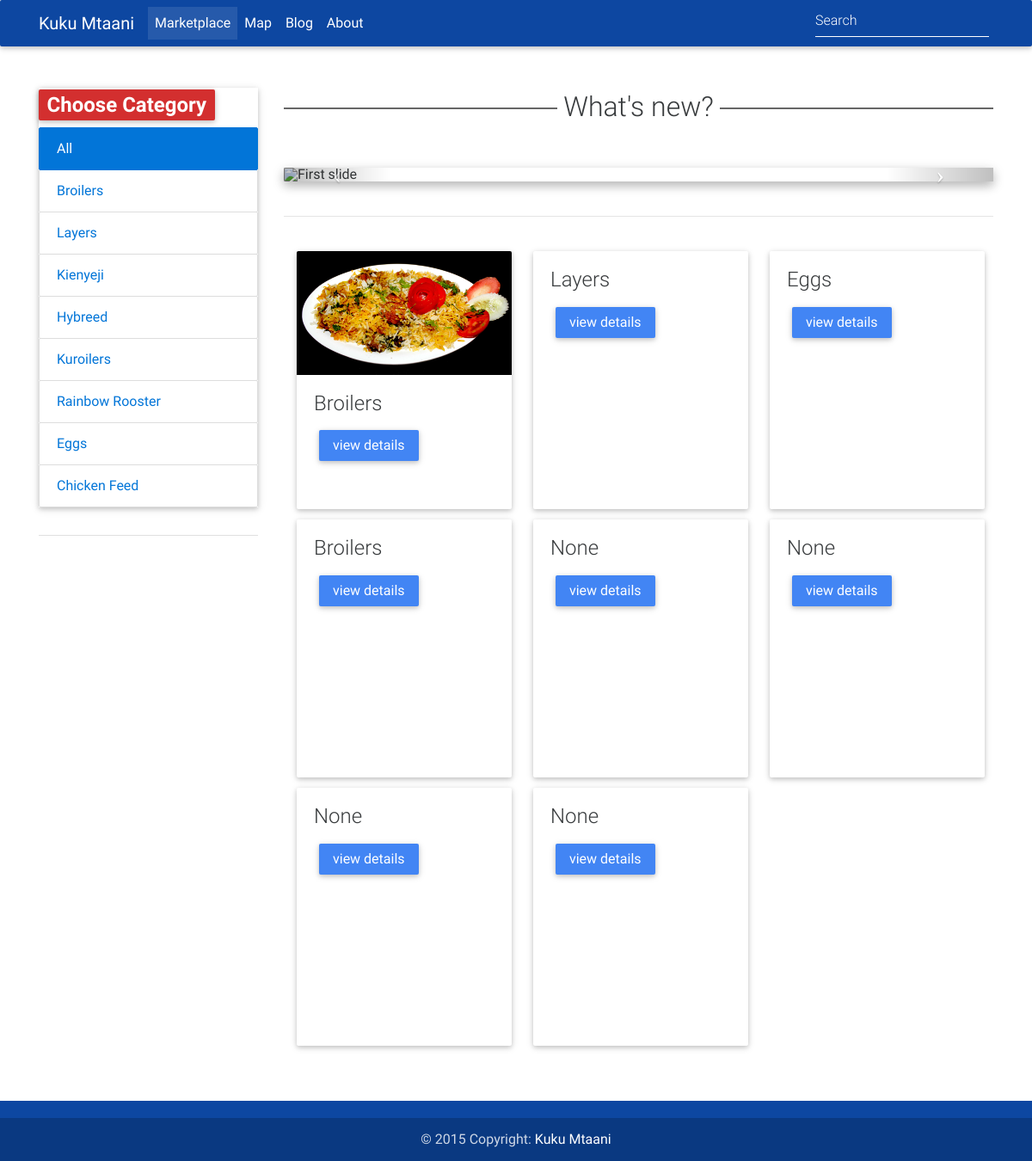
The app's page /, older data.
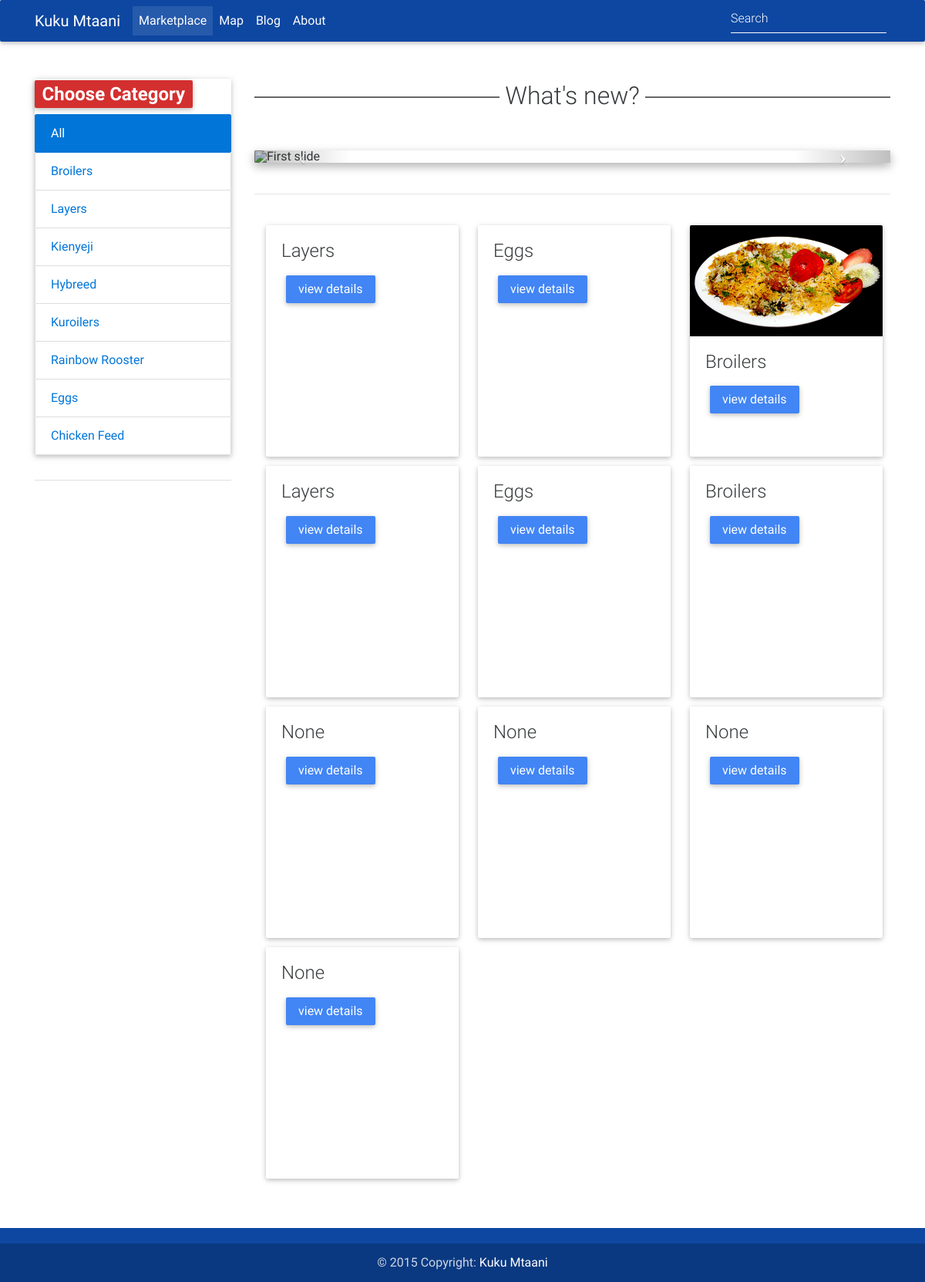
The same page, newer data.
### Adds/models.py (models this page shows, shortened)
class Adds(models.Model):
	title=models.CharField(max_length=70, null=True)
	choose_category = models.CharField(max_length=50, choices= (
		(u'Broilers', u'Broilers',),
		(u'Layers', u'Layers'),
		(u'Kenbro', u'Kenbro'),
		(u'Kienyeji', u'Kienyeji'),
		(u'Hybreed', u'Hybreed'),
		(u'Kuroiler', u'Kuroiler'),
		(u'Rainbow Rooster', u'Rainbow Rooster'),
		(u'Chicken Feed', u'Chicken Feed'),
		(u'Eggs', u'Eggs')),
		 null=True)
	price = models.DecimalField(decimal_places=2, max_digits=20)
	quantity=models.CharField(max_length=4)
	description=models.TextField(max_length=1000)
	image= models.ImageField(upload_to = 'images/')
	address=models.CharField(max_length=50, choices=(
		(u'Ghana Hola', u'Mikindani-Gahana Hola'),
		(u'Kwashee', u'Mikindani- Kwashee'),
		(u'Kwa Mwanzia', u'Mikindani- Kwa Mwanzia'),
		(u'Staff', u'Mikindani- Staff'),
		(u'Alidina', u'Mikindani- Alidina'), ))
	user = models.ForeignKey(settings.AUTH_USER_MODEL, default=1)
	date=models.DateTimeField()

### Adds/templates/Adds/index.html (shortened to what this page needs)
<!DOCTYPE html>
<html lang="en">
<head>
    <link rel="stylesheet" href="https://maxcdn.bootstrapcdn.com/font-awesome/4.6.0/css/font-awesome.min.css">
    <link href="static/css/bootstrap.min.css" rel="stylesheet">
    <link href="static/css/mdb.min.css" rel="stylesheet">
</head>
<body>
    <header>
        <nav class="navbar navbar-dark primary-color-dark">
            <div class="container">
                <div class="collapse navbar-toggleable-xs" id="collapseEx">
                    <a class="navbar-brand" href="index.html" target="_blank">Kuku Mtaani</a>
                    <ul class="nav navbar-nav">
                        <li class="nav-item active">
                            <a class="nav-link" href="index.html">Marketplace<span class="sr-only">(current)</span></a>
                        </li>
                        <li class="nav-item">
                            <a class="nav-link" href="map.html" target="_blank">Map</a>
                        </li>
                        <li class="nav-item">
                            <a class="nav-link" href="blog.html">Blog</a>
                        </li>
                        <li class="nav-item">
                            <a class="nav-link" href="about.html">About</a>
                        </li>
                    </ul>
                    <form class="form-inline">
                        <input class="form-control" type="text" placeholder="Search">
                    </form>
                </div>
            </div>
        </nav>
    </header>
    <main>
        <div class="container">
            <div class="row">
                <div class="col-md-3">
                    <div class="widget-wrapper">
                        <div class="list-group">
                            <h2 class="price"><span class="tag red darken-2">Choose Category</span></h2>
                            <a href="#" class="list-group-item active">All</a>
                            <a href="#" class="list-group-item">Broilers</a>
                            <a href="#" class="list-group-item">Layers</a>
                            <a href="#" class="list-group-item">Kienyeji</a>
                            <a href="#" class="list-group-item">Hybreed</a>
                            <a href="#" class="list-group-item">Kuroilers</a>
                            <a href="#" class="list-group-item">Rainbow Rooster</a>
                            <a href="#" class="list-group-item">Eggs</a>
                            <a href="#" class="list-group-item">Chicken Feed</a>
                        </div>
                    </div>
                </div>
                <div class="col-md-9">
                    <div class="row">
                        <div class="col-md-12">
                            <div class="divider-new">
                                <h2 class="h2-responsive">What's new?</h2>
                            </div>
                            <div id="carousel-example-2" class="carousel slide carousel-fade z-depth-1-half" data-ride="carousel">
                                <ol class="carousel-indicators">
                                    <li data-target="#carousel-example-2" data-slide-to="0" class="active"></li>
                                    <li data-target="#carousel-example-2" data-slide-to="1"></li>
                                    <li data-target="#carousel-example-2" data-slide-to="2"></li>
                                </ol>
                                <div class="carousel-inner" role="listbox">
                                    <div class="carousel-item active">
                                        <img src="http://mdbootstrap.com/images/ecommerce/slides/slide%20(1).jpg" alt="First slide">
                                    </div>
                                </div>
                                <a class="left carousel-control" href="#carousel-example-2" role="button" data-slide="prev">
                                    <span class="icon-prev" aria-hidden="true"></span>
                                </a>
                                <a class="right carousel-control" href="#carousel-example-2" role="button" data-slide="next">
                                    <span class="icon-next" aria-hidden="true"></span>
                                </a>
                            </div>
                        </div>
                    </div>
                    <br>
                    <hr class="extra-margins">
                    <div class="container">
                        <div class="row">
                        {% block adds %}
                            {% for add in object_list %}
                        <div class="col-sm-4">
                            <div class="card ziri-card">
                                <div class="view overlay hm-white-slight">
                                    <img src="{{add.image.url}}" class="img-fluid" alt="">
                                </div>
                                <div class="card-block">
                                    <h4 class="card-title">{{add.choose_category}}</h4>
                                    <a href="detail.html" class="btn btn-primary">view details</a>
                                </div>
                            </div>
                        </div>
                        {% endfor %}
                            {% endblock %}
                      </div>
                    </div>
                </div>
            </div>
        </div>
    </main>
    <footer class="page-footer center-on-small-only primary-color-dark">
        <div class="footer-copyright">
            <div class="container-fluid">
                © 2015 Copyright: <a href="http://www.sisihub.co.ke">Kuku Mtaani </a>
            </div>
        </div>
    </footer>
</body>
</html>

### Adds/templates/Adds/index.html (style rules this page uses)
main { padding-top: 3rem; padding-bottom: 2rem; }
.widget-wrapper { padding-bottom: 2rem; border-bottom: 1px solid #e0e0e0; margin-bottom: 2rem; }
.extra-margins { margin-top: 1rem; margin-bottom: 2.5rem; }
.divider-new { margin-top: 0; }
.ziri-card { height: 300px; width: 250px; }

Row changes from the older to the newer data that the page shows:
added Adds: choose_category "Layers"
added Adds: choose_category "Eggs"
